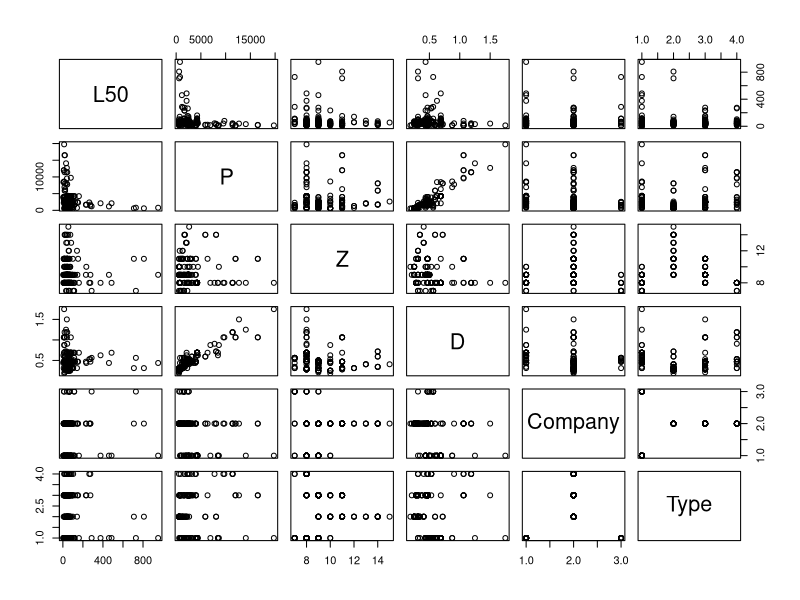
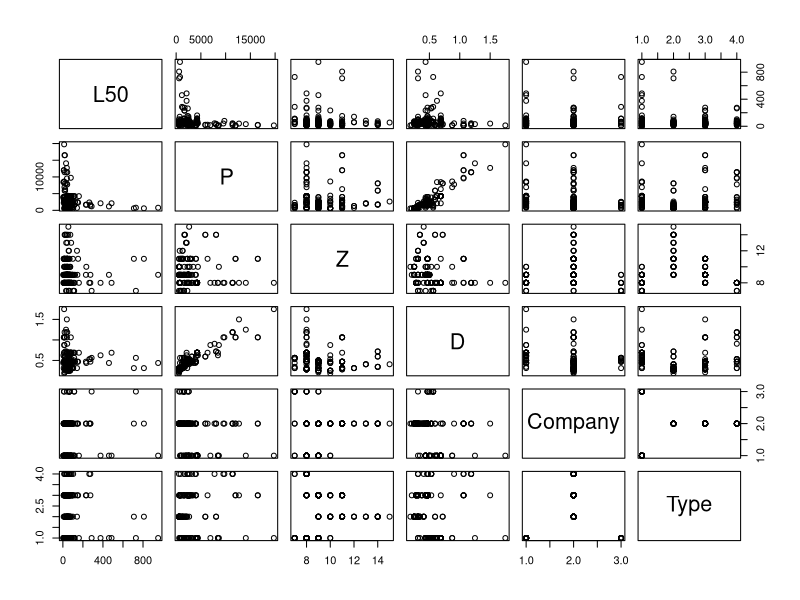
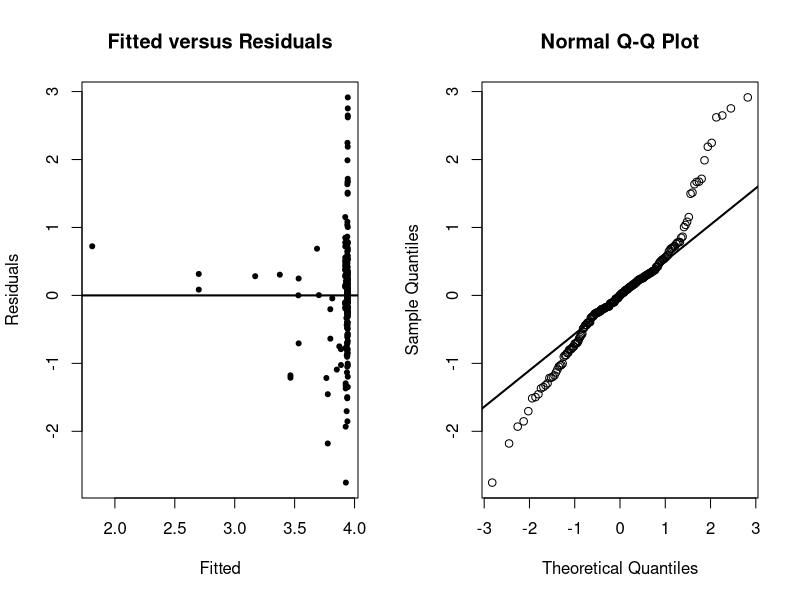
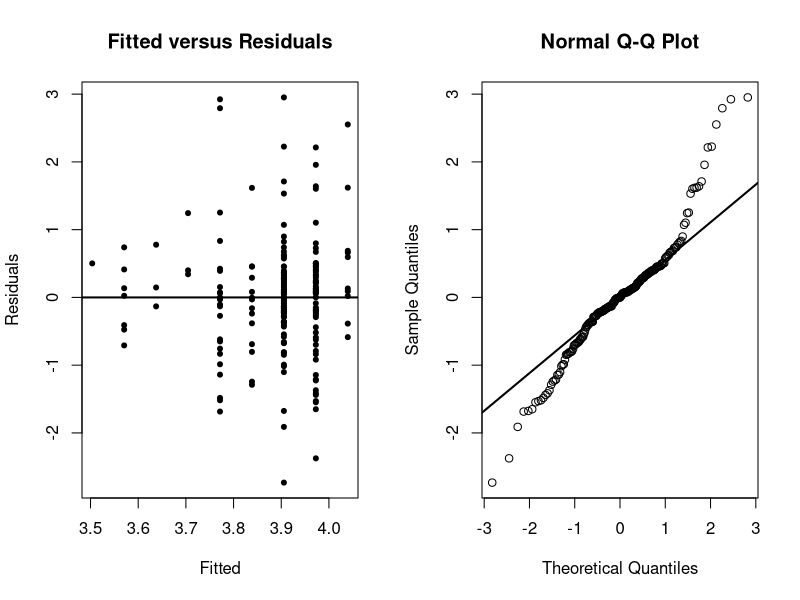
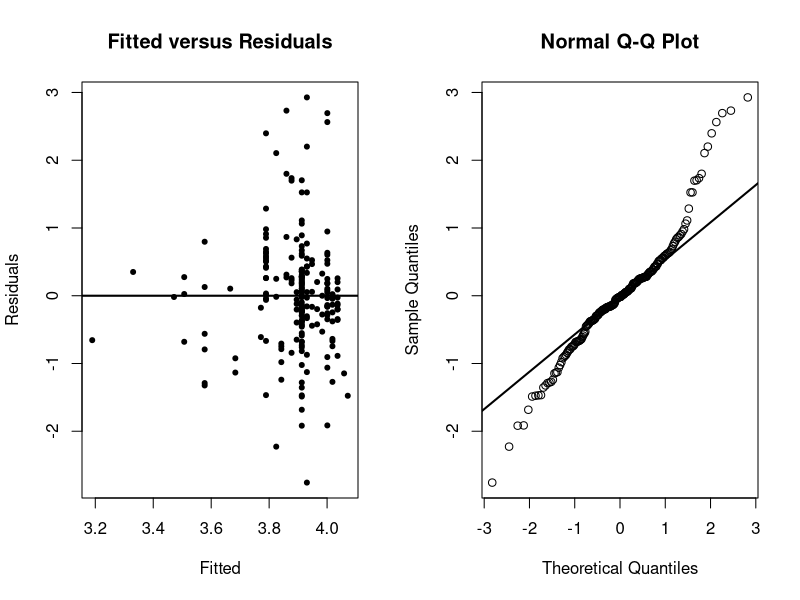
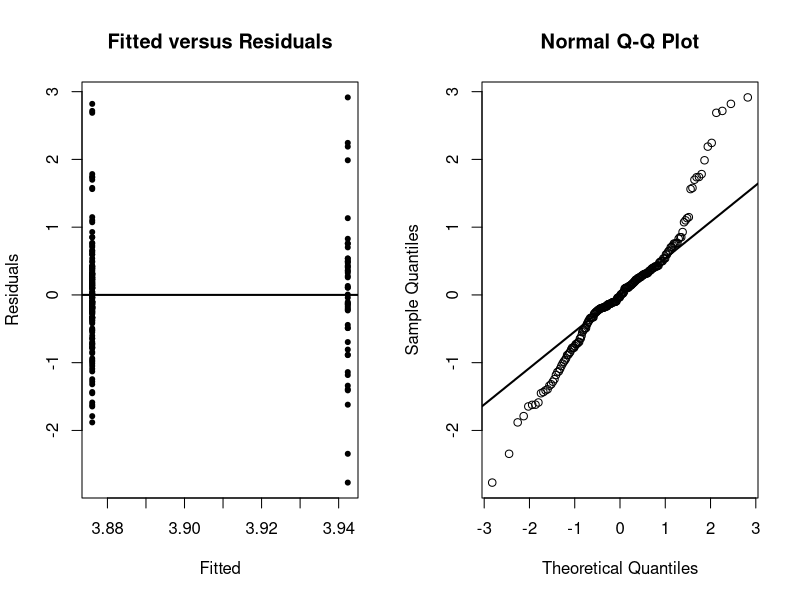
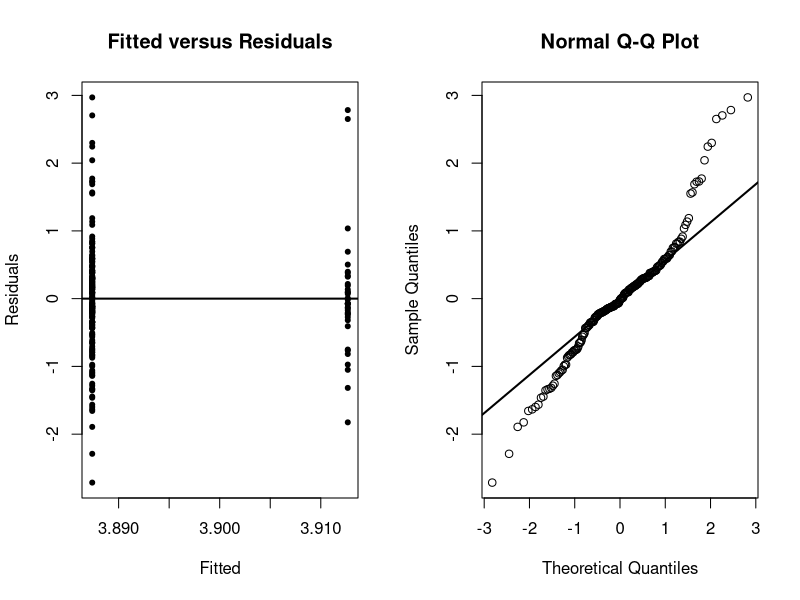
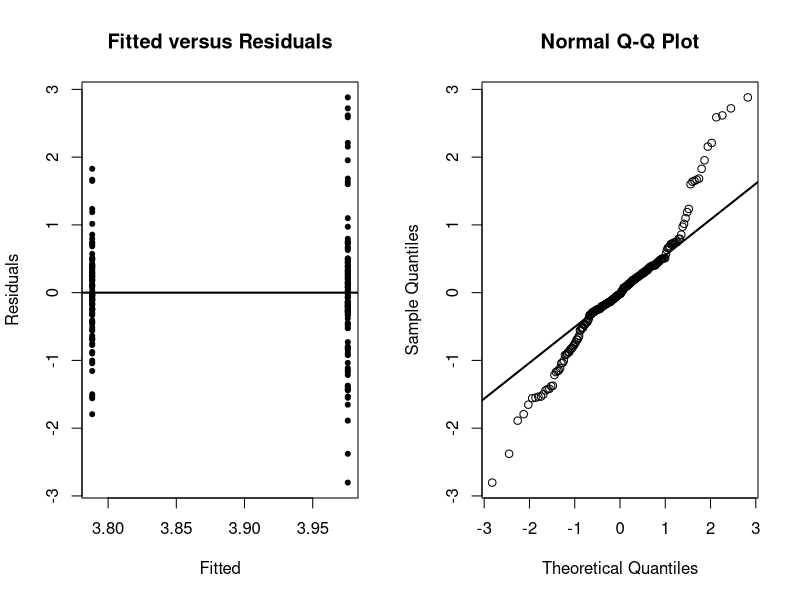

The R source for these figures, in order:
## ---- chunk 1
knitr::opts_chunk$set(echo = TRUE)
## ---- chunk 2
library(readr)
ballbearings = read_csv("ballbearings.csv")

ballbearings$Company = as.factor(ballbearings$Company)
ballbearings$Type = as.factor(ballbearings$Type)

View(ballbearings)

pairs(ballbearings)

testModel = function(model){
  shapiro            = shapiro.test(resid(model))$p.value
  adjustrsquared     = summary(model)$adj.r.squared
  parameters         = length(coef(model))
  pass_shapiro       = ifelse(shapiro > 0.01, "Good Shapiro", "Bad Shapiro")
  pass_adustrSquared = ifelse(adjustrsquared > 0.52, "Good R^2", "Bad R^2")
  parameterCount     = ifelse(parameters < 10, "Good Parameters", "Bad Parameters")
  data.frame(shapiro, adjustrsquared, parameters, pass_shapiro, pass_adustrSquared, parameterCount )
                              
}

model = lm(L50 ~ ., data = ballbearings)
summary(model)

pairs(ballbearings)

#box cox suggests that we shoudl do a log here
#boxcox(model)
library(lmtest)
#Company B makes 1,2,3
#Compnay A, C make 0
new_data = data.frame(
  y   = ballbearings$L50,
  x1  = ballbearings$P,
  x2  = ballbearings$Z,
  x3  = ballbearings$D,
  x4  = 1 * as.numeric(ballbearings$Company == "A"),
  x5  = 1 * as.numeric(ballbearings$Company == "B"),
  x6  = 1 * as.numeric(ballbearings$Company == "C"),
  x7  = 1 * as.numeric(ballbearings$Type == "0"),
  x8  = 1 * as.numeric(ballbearings$Type == "1"),
  x9  = 1 * as.numeric(ballbearings$Type == "2"),
  x10 = 1 * as.numeric(ballbearings$Type == "3")

)

View(new_data)

#thought I wanted to do this
model = lm(log(y) ~ 0 + x1 + x2 + x3 + x4:x7 + x5:x8 + x5:x9 + x5:x10 + x6:x7 + I(x1 ^ 2), data = new_data)
result = testModel(model)
result
summary(model)
base_mod_back_aic = step(model, direction = "backward", trace = 0)
testModel(base_mod_back_aic)
summary(base_mod_back_aic)

model = lm(log(y) ~ 0 + x1 + x2 + x3 + x4:x7 + x5:x8 + x5:x9 + x5:x10 + x6:x7 + I(x1 ^ 2), data = new_data)
testModel(model)

model = lm(log(y) ~ 0 + x1 + x2 + x3 + x4:x7 + x5:x8 + x5:x9 + x5:x10 + x6:x7 + log(x1), data = new_data)
testModel(model)

#did this, it works, but want to understand why above was incorrect and I got
model = lm(log(y) ~ 0 + (.)^2 + I(x1 ^ 2), data = new_data)

summary(model)

n = length(resid(model))
base_mod_back_bic = step(model, direction = "backward", k = log(n), trace = 0)
base_mod_back_aic = step(model, direction = "backward", trace = 0)

summary(base_mod_back_aic)

test_mod = lm(log(y) ~ x1 + x2 + x3 + x4:x1:x4, data = new_data)

summary(test_mod)

testModel(base_mod_back_bic)
testModel(base_mod_back_aic)

length(coef(base_mod_back_aic))


#testing normality
variables = c("I(x1 ^ 3)" , "x2" , "x3" , "x4:x7" , "x5:x8" , "x5:x9" , "x5:x10" , "x6:x7" , "I(x1 ^ 2)")

getSingle = function(variables, alpha)
{
  num_predictors  = length(variables)
  p_val           = rep(0, num_predictors)
  bpresult        = rep("BP Failed", num_predictors)
  bp_p_value      = rep(0, num_predictors)
  shapiro_p_value = rep(0, num_predictors)
  strmodel        = rep(0, num_predictors)
  
  for (i in 1:length(variables)) {
    s1            = "log(y)"
    s2            = variables[i]
    strmodel[i]      = paste(s1, " ~ " , s2)
    model         = lm(strmodel[i], data = new_data)
    p_val[i]      = summary(model)$coefficients[2, 4]
    bp_p_value[i] = bptest(model)$p.value 
    
    par(mfrow = c(1, 2))
    plot(fitted(model), resid(model), col = 1, pch = 20,
         xlab = "Fitted", ylab = "Residuals", main = "Fitted versus Residuals")
    abline(h = 0, col = 1, lwd = 2)
    qqnorm(resid(model), main = "Normal Q-Q Plot", col = 1)
    qqline(resid(model), col = 1, lwd = 2)
    
    #shapiro[i]    = shapiro.test(resid(model))$p.value
    
  }
}

getSingle(variables)
length(variables)

